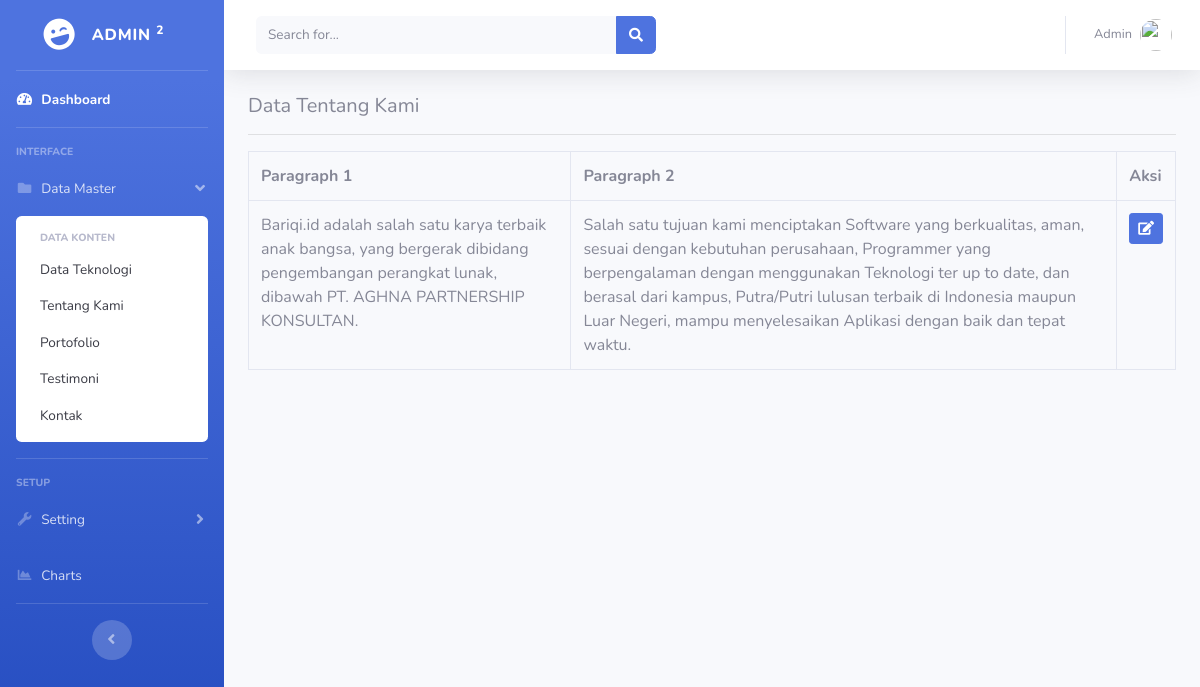
Page /index.php/admin/tentang_kami on the committed database.
### tables this page shows
CREATE TABLE `tentangkami` (
  `id` int(11) NOT NULL,
  `isi1` varchar(200) NOT NULL,
  `isi2` text NOT NULL
);

### application/controllers/admin/tentang_kami.php (called while the page is built, shortened)
<?php
        class Tentang_kami extends CI_Controller{
            public function index(){
                $data['tentangkami'] = $this->model_tentangkami->tampil_data()->result();
                $this->load->view('templates_admin/header.php');
                $this->load->view('templates_admin/sidebar.php');
                $this->load->view('admin/tentang_kami.php',$data);
            }
        }
?>

### index.php (called while the page is built, shortened)
<?php
require_once BASEPATH.'core/CodeIgniter.php';

### application/models/model_tentangkami.php (called while the page is built, shortened)
<?php
    class Model_tentangkami extends CI_Model{
        public function tampil_data(){
            return $this->db->get('tentangkami');
        }
    }
?>

### application/views/admin/tentang_kami.php (the view, shortened to what this page needs)
<div class="container-fluid">
  <h5>Data Tentang Kami</h5><hr>
	<table class="table table-bordered">
		<tr>
      <th>Paragraph 1</th>
      <th>Paragraph 2</th>
			<th>Aksi</th>
		</tr>
	<?php
		foreach($tentangkami as $ttg) :?>
		<tr>
    <td><?php echo $ttg->isi1 ?> </td>
    <td><?php echo $ttg->isi2 ?> </td>
    <td width="20px"><?php echo anchor('admin/tentang_kami/edit/'.$ttg->id,'<div class="btn btn-primary btn-sm"><i class="fas fa-edit"></i></div>') ?></td>
  	</tr>
		<?php endforeach; ?>
	</table>
 </div>

### rows in the picture
tentangkami: isi1 "Bariqi.id adalah salah satu karya terbaik anak bangsa, yang bergerak dibidang pengembangan perangkat lunak, dibawah PT. AGHNA PARTNERSHIP KONSULTAN.", isi2 "Salah satu tujuan kami menciptakan Software yang berkualitas, aman, sesuai dengan kebutuhan perusahaan, Programmer yang berpengalaman dengan menggunakan Teknologi ter up to date, dan berasal dari kampus, Putra/Putri lulusan terbaik di Indonesia maupun Luar Negeri, mampu menyelesaikan Aplikasi dengan baik dan tepat waktu."
